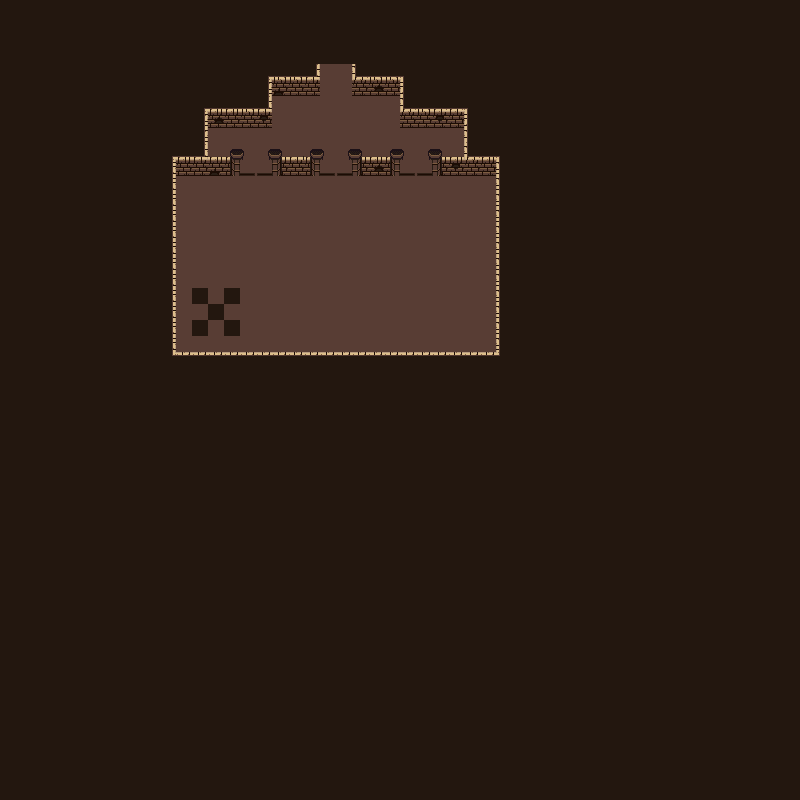

Rendered tile map (Tiled .tmx) drawn with the repository's tilesets; below, a short description and the map source with its tile grids summarised:
An orthogonal 50x50 tile map with 16x16 px tiles, 4 tile layers (background, floor, walls, decoration) and 33 objects (8x floorSpike, 3x doorPillarLeft, 3x doorPillarRight, pillar_2, pillar_1, ...).

<map version="1.0" tiledversion="1.1.5" orientation="orthogonal" renderorder="left-down" width="50" height="50" tilewidth="16" tileheight="16" infinite="0" nextobjectid="41">
 <tileset firstgid="1" source="../../tilesets/PixelDungeonTileset.tsx" />
 <layer name="background" width="50" height="50">
  <data>[2500 cells, 2500 non-empty, 1 distinct tile ids]</data>
 </layer>
 <layer name="floor" width="50" height="50">
  <data>[2500 cells, 278 non-empty, 3 distinct tile ids]</data>
 </layer>
 <layer name="walls" width="50" height="50">
  <data>[2500 cells, 104 non-empty, 10 distinct tile ids]</data>
 </layer>
 <layer name="decoration" width="50" height="50">
  <data>[2500 cells, 16 non-empty, 6 distinct tile ids]</data>
 </layer>
 <objectgroup color="#ff9500" name="blocks">
  <object id="21" name="pillar_2" x="209" y="196" width="14" height="8">
   <properties>
    <property name="entity" value="pillar" />
   </properties>
  </object>
  <object id="22" name="pillar_1" x="209" y="308" width="14" height="8">
   <properties>
    <property name="entity" value="pillar" />
   </properties>
  </object>
  <object id="23" name="chest_1" x="208" y="208" width="16" height="8">
   <properties>
    <property name="amount" type="int" value="0" />
    <property name="entity" value="chest" />
    <property name="item" value="" />
    <property name="itemName" value="" />
    <property name="chestKey" value="" />
    <property name="locked" type="bool" value="false" />
    <property name="opened" type="bool" value="false" />
   </properties>
  </object>
  <object id="24" name="box_1" x="208" y="320" width="16" height="10">
   <properties>
    <property name="entity" value="box" />
    <property name="activated" type="bool" value="true" />
   </properties>
  </object>
  <object id="25" name="torch_1" x="196" y="197" width="8" height="6">
   <properties>
    <property name="entity" value="torch" />
    <property name="on" type="bool" value="true" />
   </properties>
  </object>
  <object id="26" name="torch_2" x="228" y="197" width="8" height="6">
   <properties>
    <property name="entity" value="torch" />
    <property name="on" type="bool" value="true" />
   </properties>
  </object>
 </objectgroup>
 <objectgroup color="#ff0000" name="traps">
  <object id="28" name="floorSpike" x="448" y="240" width="16" height="16">
   <properties>
    <property name="enabled" type="bool" value="true" />
    <property name="entity" value="floorSpike" />
    <property name="target" value="" />
    <property name="timed" type="bool" value="false" />
    <property name="timer" type="float" value="50" />
    <property name="trigger" type="bool" value="false" />
   </properties>
  </object>
  <object id="29" name="floorSpike_4" x="480" y="192" width="16" height="16">
   <properties>
    <property name="enabled" type="bool" value="true" />
    <property name="entity" value="floorSpike" />
    <property name="target" value="" />
    <property name="timed" type="bool" value="false" />
    <property name="timer" type="float" value="50" />
    <property name="trigger" type="bool" value="true" />
   </properties>
  </object>
  <object id="30" name="floorSpike_2" x="480" y="224" width="16" height="16">
   <properties>
    <property name="enabled" type="bool" value="true" />
    <property name="entity" value="floorSpike" />
    <property name="target" value="floorSpike_3" />
    <property name="timed" type="bool" value="false" />
    <property name="timer" type="float" value="50" />
    <property name="trigger" type="bool" value="true" />
   </properties>
  </object>
  <object id="31" name="floorSpike_3" x="480" y="208" width="16" height="16">
   <properties>
    <property name="enabled" type="bool" value="true" />
    <property name="entity" value="floorSpike" />
    <property name="target" value="floorSpike_4" />
    <property name="timed" type="bool" value="false" />
    <property name="timer" type="float" value="50" />
    <property name="trigger" type="bool" value="true" />
   </properties>
  </object>
  <object id="32" name="floorSpike_1" x="480" y="240" width="16" height="16">
   <properties>
    <property name="enabled" type="bool" value="true" />
    <property name="entity" value="floorSpike" />
    <property name="target" value="floorSpike_2" />
    <property name="timed" type="bool" value="false" />
    <property name="timer" type="float" value="50" />
    <property name="trigger" type="bool" value="true" />
   </properties>
  </object>
  <object id="33" name="floorSpike_0" x="480" y="256" width="16" height="16">
   <properties>
    <property name="enabled" type="bool" value="true" />
    <property name="entity" value="floorSpike" />
    <property name="target" value="floorSpike_1" />
    <property name="timed" type="bool" value="true" />
    <property name="timer" type="float" value="50" />
    <property name="trigger" type="bool" value="true" />
   </properties>
  </object>
  <object id="34" name="floorSpike" x="448" y="224" width="16" height="16">
   <properties>
    <property name="enabled" type="bool" value="true" />
    <property name="entity" value="floorSpike" />
    <property name="target" value="" />
    <property name="timed" type="bool" value="false" />
    <property name="timer" type="float" value="50" />
    <property name="trigger" type="bool" value="false" />
   </properties>
  </object>
  <object id="35" name="floorSpike" x="448" y="208" width="16" height="16">
   <properties>
    <property name="enabled" type="bool" value="true" />
    <property name="entity" value="floorSpike" />
    <property name="target" value="" />
    <property name="timed" type="bool" value="false" />
    <property name="timer" type="float" value="50" />
    <property name="trigger" type="bool" value="false" />
   </properties>
  </object>
  <object id="36" name="floorSpike" x="448" y="192" width="16" height="16">
   <properties>
    <property name="enabled" type="bool" value="true" />
    <property name="entity" value="floorSpike" />
    <property name="target" value="" />
    <property name="timed" type="bool" value="false" />
    <property name="timer" type="float" value="50" />
    <property name="trigger" type="bool" value="false" />
   </properties>
  </object>
  <object id="37" name="floorSpike" x="448" y="256" width="16" height="16">
   <properties>
    <property name="enabled" type="bool" value="true" />
    <property name="entity" value="floorSpike" />
    <property name="target" value="" />
    <property name="timed" type="bool" value="false" />
    <property name="timer" type="float" value="50" />
    <property name="trigger" type="bool" value="false" />
   </properties>
  </object>
  <object id="38" name="floorSpike" x="448" y="288" width="16" height="16">
   <properties>
    <property name="enabled" type="bool" value="true" />
    <property name="entity" value="floorSpike" />
    <property name="target" value="" />
    <property name="timed" type="bool" value="true" />
    <property name="timer" type="float" value="20" />
    <property name="trigger" type="bool" value="false" />
   </properties>
  </object>
  </objectgroup>
 <objectgroup color="#002eff" name="doors">
  <!-- 9 objects omitted --></objectgroup>
 <objectgroup color="#000000" name="collision" locked="1">
  <!-- 3 objects omitted --></objectgroup>
 <objectgroup color="#ffffff" name="points" locked="1">
  <!-- 1 objects omitted --></objectgroup>
 <objectgroup color="#04ff00" name="puzzle" locked="1">
  <!-- 1 objects omitted --></objectgroup>
</map>
<!-- 16 of 33 objects omitted -->
